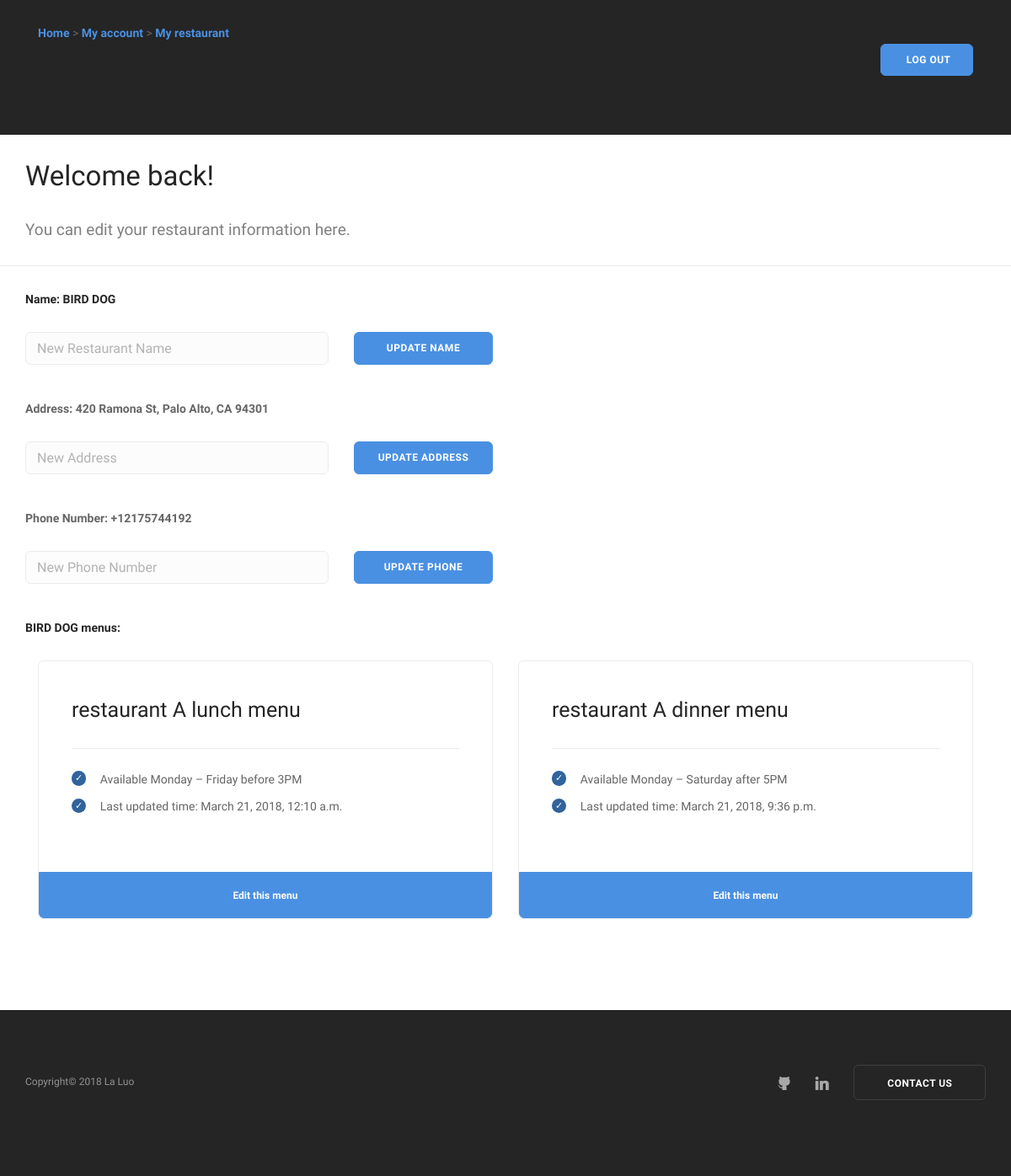
The page /edit-res/account/1/ on the database as committed earlier.
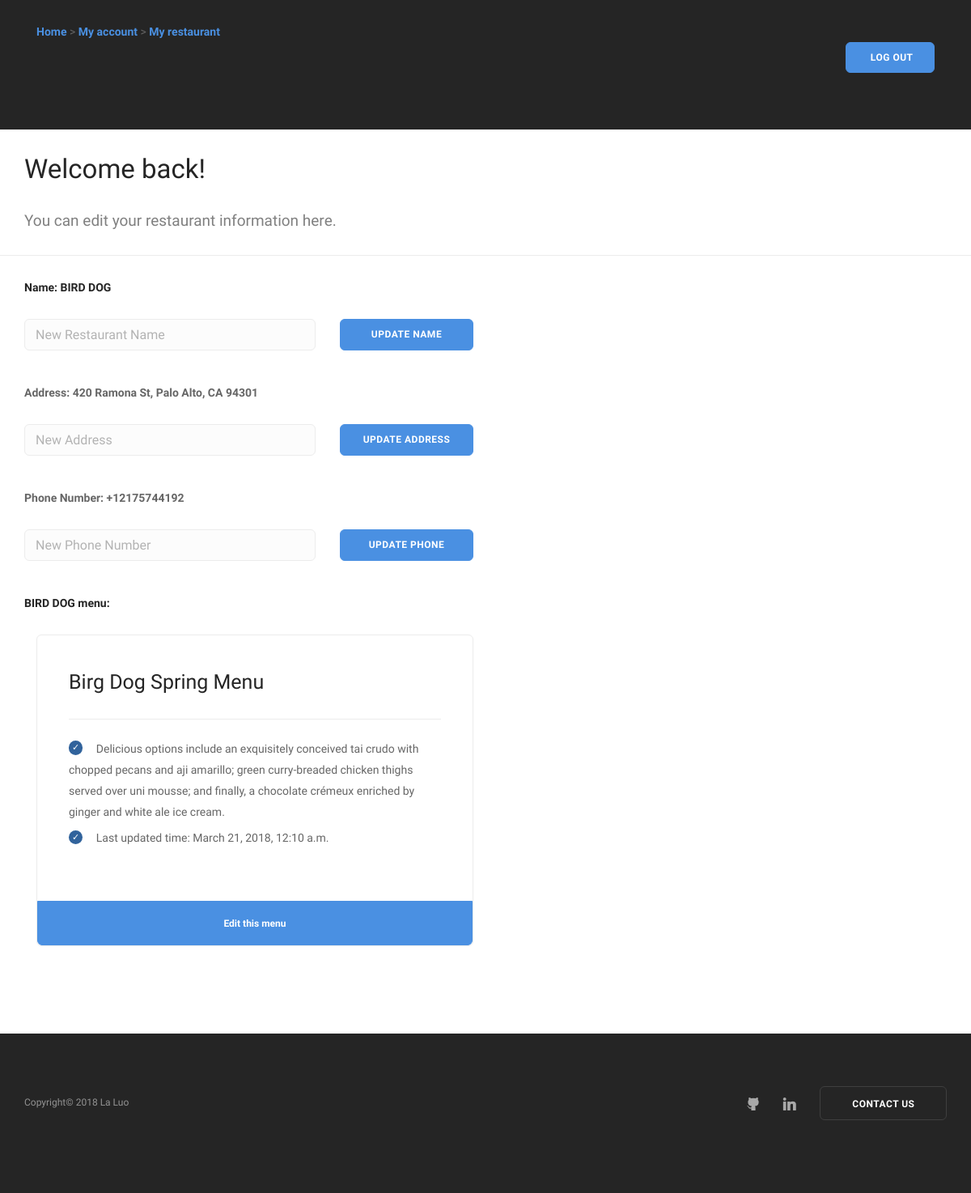
The same page on the database as committed later.
### canteen/models.py (models this page shows, shortened)
class Canteen(models.Model):
    id = models.IntegerField(primary_key=True)
    name = models.CharField(max_length=30)
    manager = models.ForeignKey(User, related_name='manager', null=True)
    address = models.CharField(max_length=50, null=True)
    phone_number = models.CharField(max_length=12, null=True)
    @property
    def get_menu(self):
        menu_list = Menu.objects.filter(restaurant = self)
        return menu_list
    class Meta:
    	ordering = ['name']

class Menu(models.Model):
    id = models.IntegerField(primary_key=True)
    name = models.CharField(max_length=30)
    info = models.CharField(max_length = 200, null=True)
    last_updated = models.DateTimeField(auto_now_add=True)
    restaurant = models.ForeignKey(Canteen, null=True)
    dishtype_list = models.CharField(max_length=200, default='["food","drinks"]')

### canteen/views.py (the view)
# urls.py: url(r'^edit-res/account/(?P<res_id>\d+)/$', views.edit_restaurant, name='edit_res_view'),
def edit_restaurant(request, res_id):
    res = Canteen.objects.get(id = res_id)
    if request.method == 'POST':
        form = menuForm(request.POST)
        if form.is_valid():
            menu = form.add_menu(user, res)
            if menu:
                menu = form.save()
        return HttpResponseRedirect("")
    else:
        form = menuForm()
    data = {'restaurant': res, 'form':form}
    return render(request, 'registration/edit_restaurant.html', data)

### canteen/forms.py (shortened to what this page needs)
class menuForm(forms.ModelForm):
    menu_name = forms.CharField(max_length=30, required=True,  widget=forms.TextInput(attrs={'placeholder': 'Menu name', 'style': 'width:200px'}))
    info = forms.CharField(max_length=12, required=True,  widget=forms.TextInput(attrs={'placeholder': 'Menu description', 'style': 'width:400px'}))
    class Meta:
        model = Menu
        fields = ('menu_name', 'info')

### canteen/templates/registration/edit_restaurant.html (shortened to what the changed rows need)
<!DOCTYPE html>
<html>
<head>
         {% load static %}
        <link href="{% static 'canteen/css/bootstrap.css' %}" rel="stylesheet" type="text/css" media="all" />
        <link href="{% static 'canteen/css/stack-interface.css' %}" rel="stylesheet" type="text/css" media="all" />
        <link href="{% static 'canteen/css/socicon.css' %}" rel="stylesheet" type="text/css" media="all" />
        <link href="{% static 'canteen/css/lightbox.min.css' %}" rel="stylesheet" type="text/css" media="all" />
        <link href="{% static 'canteen/css/flickity.css' %}" rel="stylesheet" type="text/css" media="all" />
        <link href="{% static 'canteen/css/iconsmind.css' %}" rel="stylesheet" type="text/css" media="all" />
        <link href="{% static 'canteen/css/jquery.steps.css' %}" rel="stylesheet" type="text/css" media="all" />
        <link href="{% static 'canteen/css/theme.css' %}" rel="stylesheet" type="text/css" media="all" />
        <link href="{% static 'canteen/css/custom.css' %}" rel="stylesheet" type="text/css" media="all" />
</head>
<body>
            {% if restaurant %}
                <div class="container">
                  <p>
                      <strong>Name: {{ restaurant.name }} </strong>
                      <br>
                      <form action="/edit-res/{{ restaurant.id }}/" method="post">
                                <div class="row">
                                    <div class="col-sm-4">
                                        <input type="text" name="newname" placeholder="New Restaurant Name" />
                                    </div>
                                    <div class="col-sm-2">
                                        <button class="btn btn--primary type--uppercase" type="submit">Update Name</button>
                                    </div>
                                </div>
                      </form>
                      <br>
                      <strong>Address: {{ restaurant.address }}</strong>
                      <br>
                      <br>
                      <form action="/edit-res/{{ restaurant.id }}/" method="post">
                                <div class="row">
                                    <div class="col-sm-4">
                                        <input type="text" name="newaddress" placeholder="New Address" />
                                    </div>
                                    <div class="col-sm-2">
                                        <button class="btn btn--primary type--uppercase" type="submit">Update Address</button>
                                    </div>
                                </div>
                      </form>
                    <br>
                      <strong>Phone Number: {{ restaurant.phone_number }}</strong>
                      <br>
                      <br>
                      <form action="/edit-res/{{ restaurant.id }}/" method="post">
                                <div class="row">
                                    <div class="col-sm-4">
                                        <input type="text" name="newophone" placeholder="New Phone Number" />
                                    </div>
                                    <div class="col-sm-2">
                                        <button class="btn btn--primary type--uppercase" type="submit">Update Phone</button>
                                    </div>
                                </div>
                      </form>
                  </p>
                  <p>
                      <strong> {{ restaurant.name }} menu{{ restaurant.get_menu|pluralize }}:</strong>
                  </p>
                        {% for each_menu in restaurant.get_menu %}
                        <div class="col-sm-6 ">
                            <div class="pricing pricing-1 boxed boxed--lg boxed--border">
                                <span class="h3">
                                    <strong>{{ each_menu.name }}</strong>
                                </span>
                                <hr>
                                <ul>
                                    <li>
                                        <span class="checkmark bg--primary-1"></span>
                                        <span>{{ each_menu.info }}</span>
                                    </li>
                                      <li>
                                        <span class="checkmark bg--primary-1"></span>
                                        <span>Last updated time: {{ each_menu.last_updated }}</span>
                                    </li>
                                </ul>
                                <a class="btn btn--primary" href="{% url "edit_menu_view" each_menu.id %}">
                                    <span class="btn__text">
                                        Edit this menu
                                    </span>
                                </a>
                            </div>
                        </div>
                        {% endfor %}
                </div>
            {% endif %}
            <br>
<br>
<br>
</body>
</html>

Rows that differ between the two databases and show on the page:
removed Menu: name "restaurant A dinner menu", info "Available Monday – Saturday after 5PM", last_updated "March 21, 2018, 9:36 p.m."
changed Menu: name "restaurant A lunch menu" → "Birg Dog Spring Menu"; info "Available Monday – Friday before 3PM" → "Delicious options include an exquisitely conceived tai crudo with chopped pecans and aji amarillo; green curry-breaded chicken thighs served over uni mousse; and finally, a chocolate crémeux enriched by ginger and white ale ice cream."
